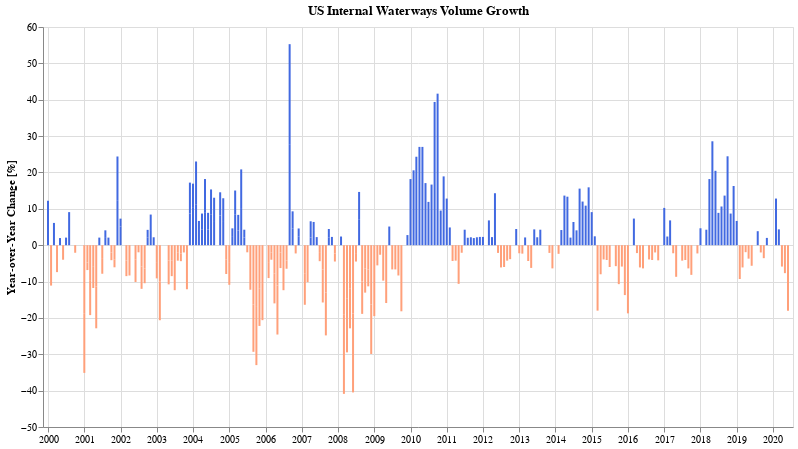

Here is the notebook cell this chart was saved with:
### Code cell
df_wwf['change'] = df_wwf.set_index('dt')['megaShortTons'].apply(int).pct_change(12).apply(lambda v: v * 100).values

alt.Chart(df_wwf).mark_bar(size=2).encode(
    alt.X('dt:T', axis=alt.Axis(title='')),
    alt.Y('change:Q', axis=alt.Axis(title='Year-over-Year Change [%]')),
    tooltip=[alt.Tooltip('dt:T', title='Date'), alt.Tooltip('change:Q', title='% Change', format=',.01f')],
    color=alt.condition(f"datum.change < 0",
        alt.value('lightsalmon'),
        alt.value('royalblue')
    ),
).properties(
    title='US Internal Waterways Volume Growth',
    width=750,
    height=400
)

### Figure 1 — Vega-Lite specification as saved in the notebook (floating-point values rounded to 4 significant figures; data arrays with more than 128 entries replaced by an {"elided": "..."} marker saying what was removed)
{"config": {"view": {"continuousWidth": 400, "continuousHeight": 300}}, "data": {"name": "data-4fd3bb85658ff87cba96493346af7374"}, "mark": {"type": "bar", "size": 2}, "encoding": {"color": {"condition": {"value": "lightsalmon", "test": "datum.change < 0"}, "value": "royalblue"}, "tooltip": [{"type": "temporal", "field": "dt", "title": "Date"}, {"type": "quantitative", "field": "change", "format": ",.01f", "title": "% Change"}], "x": {"type": "temporal", "axis": {"title": ""}, "field": "dt"}, "y": {"type": "quantitative", "axis": {"title": "Year-over-Year Change [%]"}, "field": "change"}}, "height": 400, "title": "US Internal Waterways Volume Growth", "width": 750, "$schema": "https://vega.github.io/schema/vega-lite/v4.8.1.json", "datasets": {"data-4fd3bb85658ff87cba96493346af7374": {"elided": "354 records"}}}
